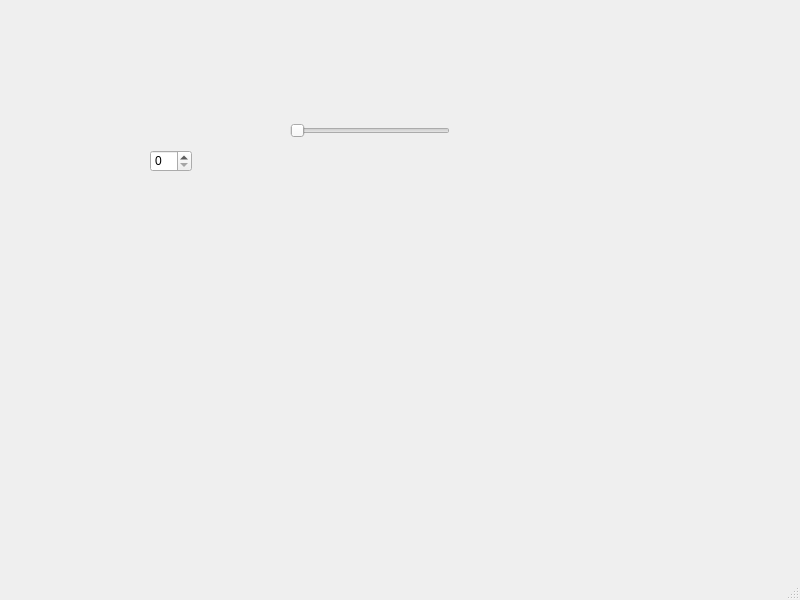
<?xml version="1.0" encoding="UTF-8"?>
<ui version="4.0">
 <class>MainWindow</class>
 <widget class="QMainWindow" name="MainWindow">
  <property name="geometry">
   <rect>
    <x>0</x>
    <y>0</y>
    <width>800</width>
    <height>600</height>
   </rect>
  </property>
  <property name="windowTitle">
   <string>MainWindow</string>
  </property>
  <widget class="QWidget" name="centralwidget">
   <widget class="QSpinBox" name="spinBox">
    <property name="geometry">
     <rect>
      <x>150</x>
      <y>150</y>
      <width>42</width>
      <height>22</height>
     </rect>
    </property>
   </widget>
   <widget class="QSlider" name="horizontalSlider">
    <property name="geometry">
     <rect>
      <x>290</x>
      <y>120</y>
      <width>160</width>
      <height>22</height>
     </rect>
    </property>
    <property name="orientation">
     <enum>Qt::Orientation::Horizontal</enum>
    </property>
   </widget>
  </widget>
  <widget class="QMenuBar" name="menubar">
   <property name="geometry">
    <rect>
     <x>0</x>
     <y>0</y>
     <width>800</width>
     <height>21</height>
    </rect>
   </property>
  </widget>
  <widget class="QStatusBar" name="statusbar"/>
 </widget>
 <resources/>
 <connections>
  <connection>
   <sender>spinBox</sender>
   <signal>valueChanged(int)</signal>
   <receiver>horizontalSlider</receiver>
   <slot>setValue(int)</slot>
   <hints>
    <hint type="sourcelabel">
     <x>163</x>
     <y>180</y>
    </hint>
    <hint type="destinationlabel">
     <x>329</x>
     <y>152</y>
    </hint>
   </hints>
  </connection>
 </connections>
</ui>
